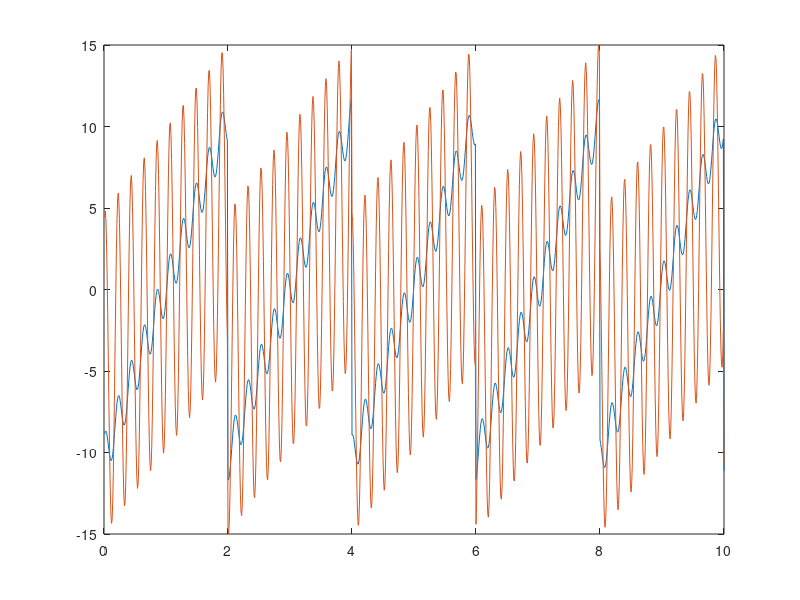

Source code (MATLAB): (Note: this script raises an error after producing the figure.)
clear all; close all; 
n = 1000;
x1 = 1:n;
x1 = x1/100;
S(:,1)=sin(30*x1+1);
S(:,2) = x1/2 - fix(x1/2);

S=S-repmat(mean(S),[n,1]); S=S./repmat(std(S),[n,1]);
M=[1 6 ;7 3]; X=S*M';

%混合後
figure;
plot(x1, X(:,1)); hold on;
plot(x1, X(:,2));
X=(inv(sqrtm(cov(X)))*X')';

B = pp(X)
x2 = -2:0.1:2;
y1 = -x2*B(1,1)/B(1,2);
y2 = -x2*B(2,1)/B(2,2);

%分布
figure;
plot(x2,y1,'b-');
hold on
plot(x2, y2, 'b-')
plot(X(:,1),X(:,2),['ro']);
ylim([-2 2]);

Y = X*B;

%分離後
figure;
plot(x1,Y(:,1)); hold on;
plot(x1,Y(:,2));

%混合前
figure;
plot(x1, sin(30*x1+1)); hold on;
plot(x1, x1/2 - fix(x1/2))